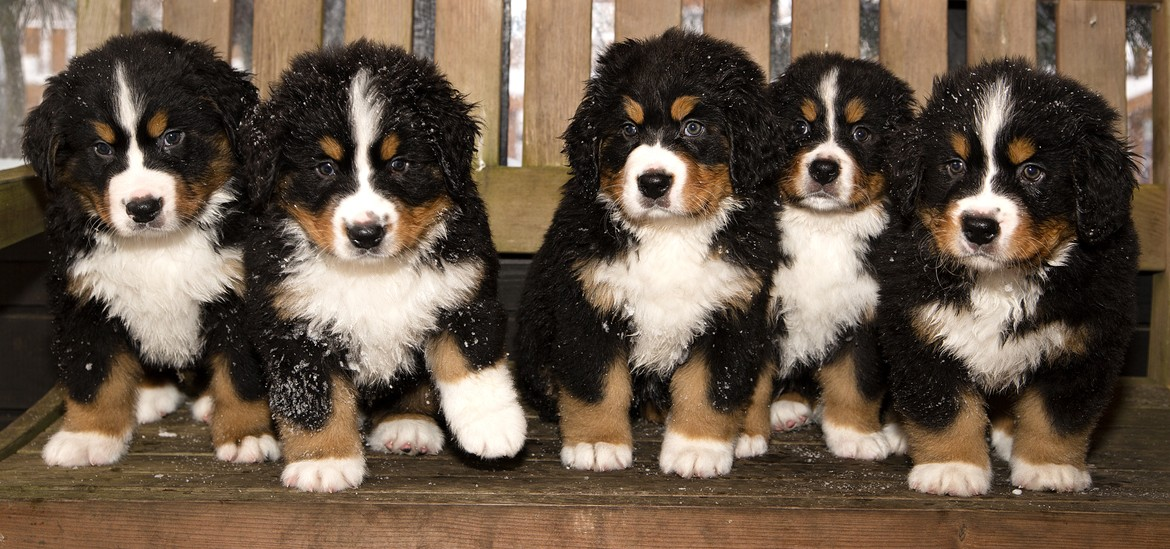
#> input picture CS550 Winter/BernerPuppies.jpg, 1170 x 549 px
$ python Pil_Basic.py
#> lines starting #> are read from the running program, lines starting #| are printed output that depends on the picture
from PIL import Image
import numpy as np

pixels = np.asarray(Image.open('BernerPuppies.jpg'))
#> pixels is the input picture: shape (549, 1170, 3); mean R, G, B 105.2, 88.8, 73.3


avg = pixels.mean(axis=2)
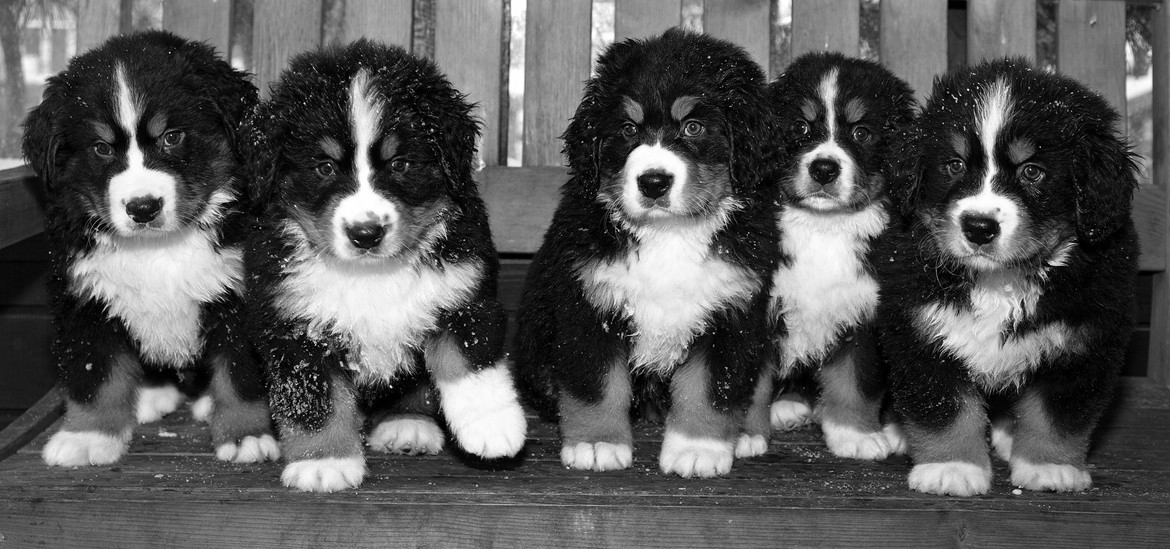
#> avg: shape (549, 1170) float64; min 0, max 255, mean 89.1
pixels = Image.fromarray(np.uint8(((pixels+25)*-1)*2))
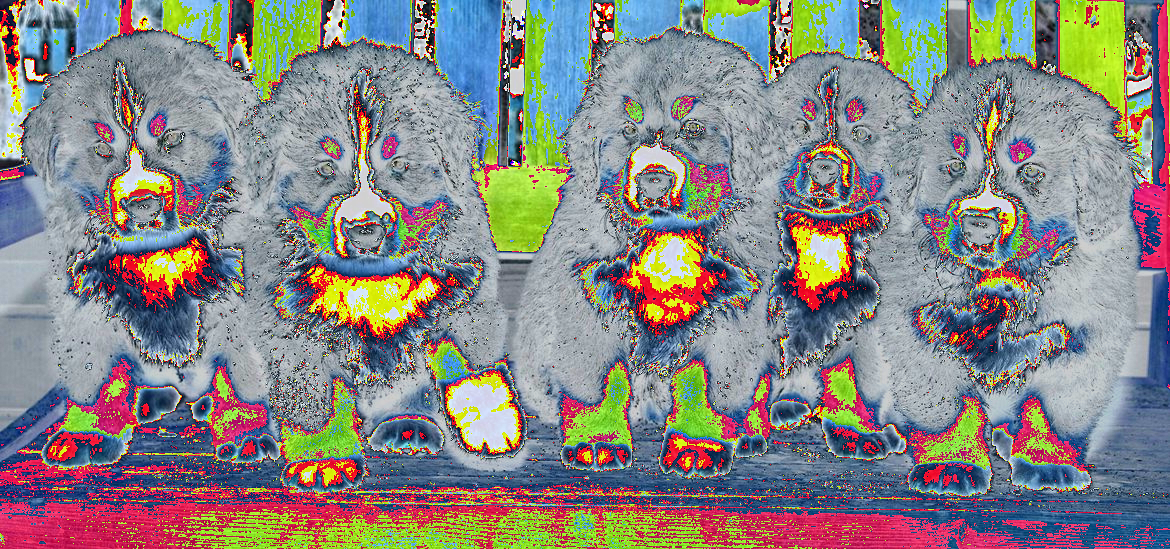
#> pixels: PIL image 1170x549 RGB; mean R, G, B 135.4, 133.5, 131.1

pixels.show()

#img.save('ChowPuppy_butdifferent.png')

$ run again, with CS550 Winter/ChowPuppy.jpg copied over CS550 Winter/BernerPuppies.jpg
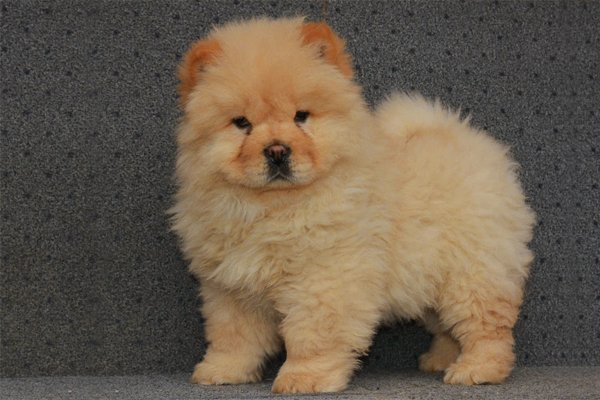
#> input picture CS550 Winter/ChowPuppy.jpg, 600 x 400 px
#> pixels is the input picture: shape (400, 600, 3); mean R, G, B 106.4, 93, 76.9
#> `avg = pixels.mean(axis=2)`:
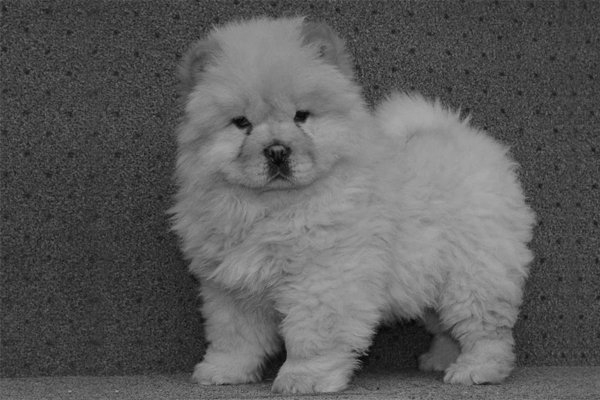
#> avg: shape (400, 600) float64; min 2, max 168.3, mean 92.1
#> `pixels = Image.fromarray(np.uint8(((pixels+25)*-1)*2))`:
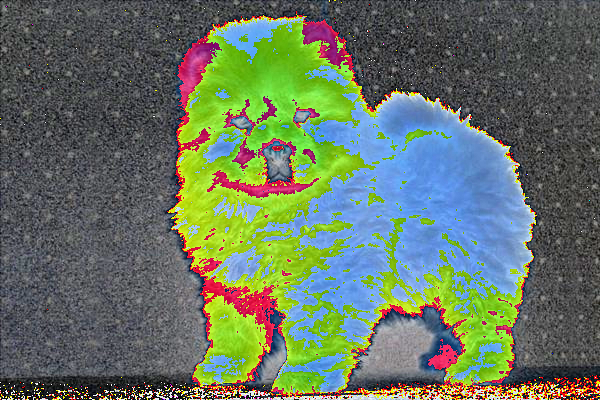
#> pixels: PIL image 600x400 RGB; mean R, G, B 102.4, 116.8, 99.6

$ run again, with CS550 Winter/ChowPuppy_1.jpg copied over CS550 Winter/BernerPuppies.jpg
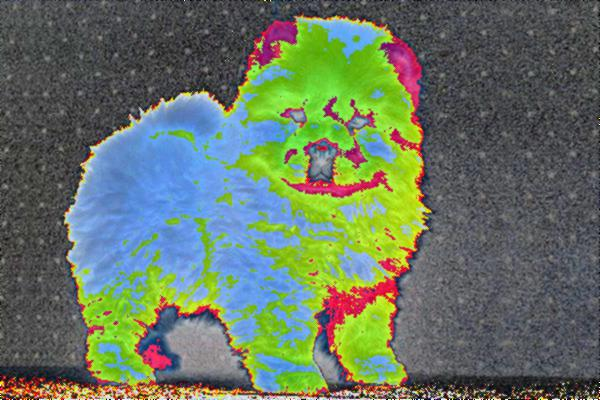
#> input picture CS550 Winter/ChowPuppy_1.jpg, 600 x 400 px
#> pixels is the input picture: shape (400, 600, 3); mean R, G, B 102.5, 116.8, 99.6
#> `avg = pixels.mean(axis=2)`:
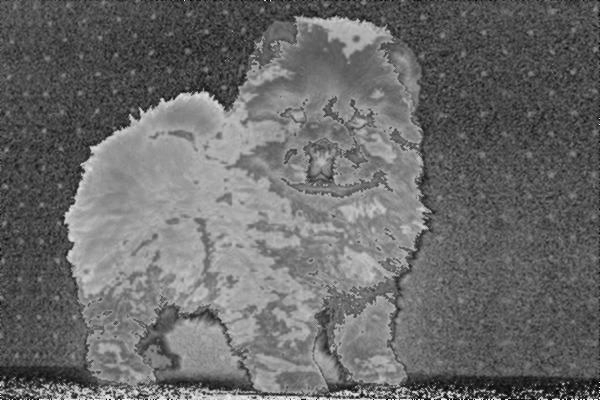
#> avg: shape (400, 600) float64; min 0, max 253.3, mean 106.3
#> `pixels = Image.fromarray(np.uint8(((pixels+25)*-1)*2))`:
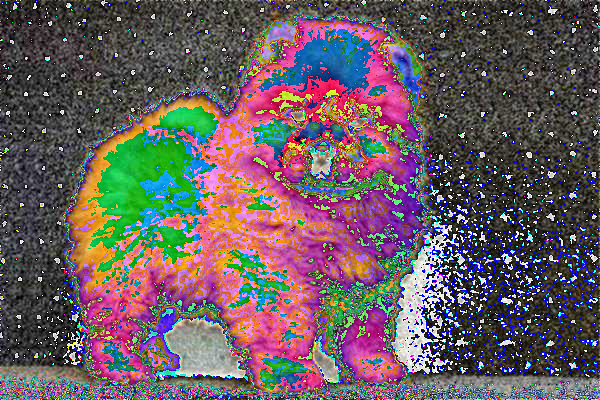
#> pixels: PIL image 600x400 RGB; mean R, G, B 104.2, 91.3, 96.4
